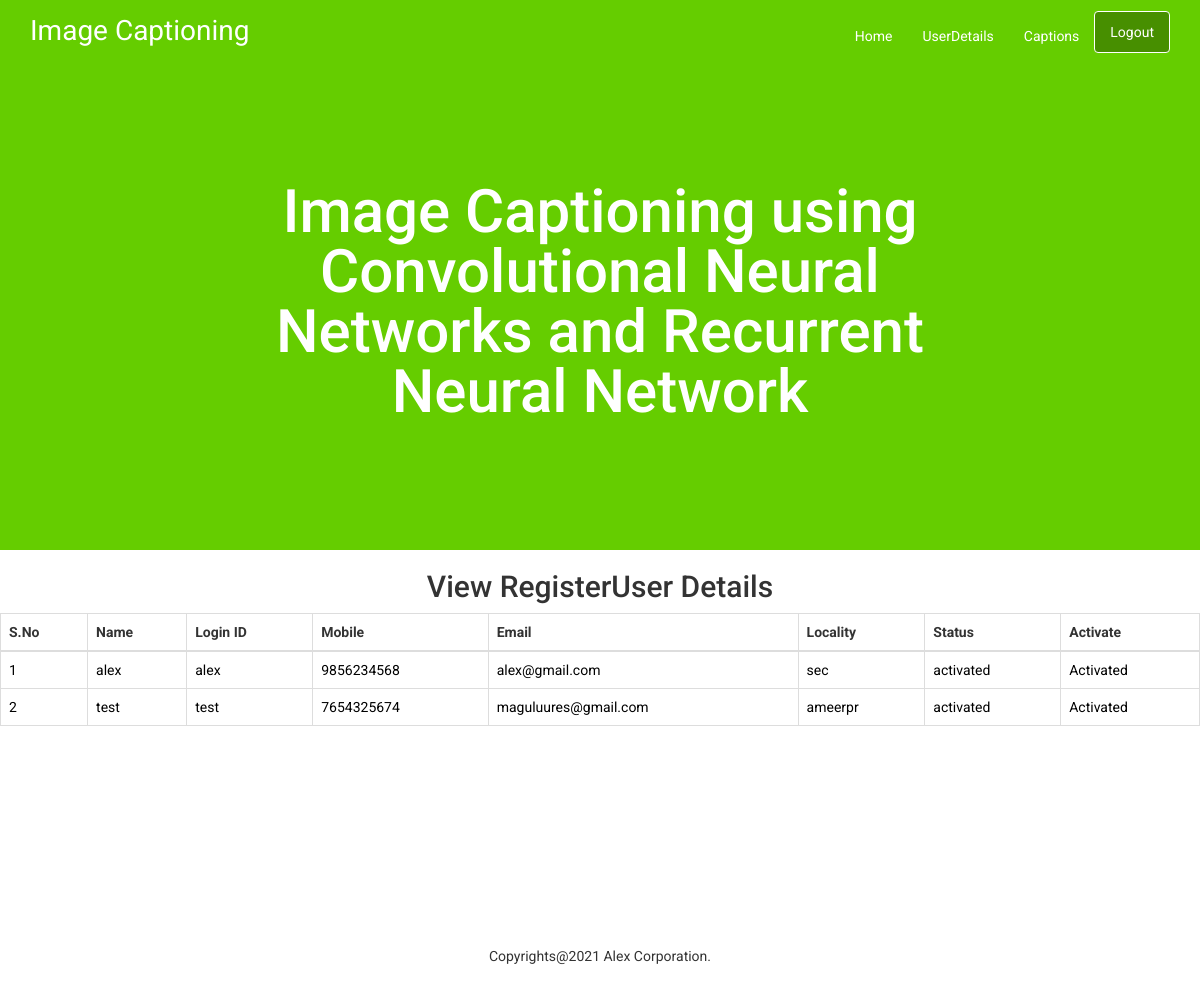
Page /RegisterUsersView/ on the committed database.
### users/models.py (models this page shows, shortened)
class UserRegistrationModel(models.Model):
    name = models.CharField(max_length=100)
    loginid = models.CharField(unique=True, max_length=100)
    password = models.CharField(max_length=100)
    mobile = models.CharField(unique=True, max_length=100)
    email = models.CharField(unique=True, max_length=100)
    locality = models.CharField(max_length=100)
    address = models.CharField(max_length=1000)
    city = models.CharField(max_length=100)
    state = models.CharField(max_length=100)
    status = models.CharField(max_length=100)
    class Meta:
        db_table = 'UserRegistrations'

### admins/views.py (the view)
# urls.py: path('RegisterUsersView/', admins.RegisterUsersView, name='RegisterUsersView'),
def RegisterUsersView(request):
    data = UserRegistrationModel.objects.all()
    return render(request,'admins/viewregisterusers.html',{'data':data})

### assets/templates/admins/viewregisterusers.html
{% extends 'admins/adminbase.html'%}
{%block contents%}
 <section id="intro">
    <div class="intro-text">
      <p><h2 align="center">View RegisterUser Details</h2></p>
      <table class="table table-bordered bg-light text-dark">
    <thead>
      <tr>
        <th>S.No</th>
        <th>Name</th>
        <th>Login ID</th>
        <th>Mobile</th>
        <th>Email</th>
        <th>Locality</th>
        <th>Status</th>
        <th>Activate</th>
      </tr>
    </thead>
    <tbody>
    {% for i in data %}
                                            <tr style="color: Black">
                                                <td>{{forloop.counter}}</td>
                                                <td>{{i.name}}</td>
                                                <td>{{i.loginid}}</td>
                                                <td>{{i.mobile}}</td>
                                                <td>{{i.email}}</td>
                                                <td>{{i.locality}}</td>
                                                <td>{{i.status}}</td>
                                                {% if i.status == 'waiting' %}
                                                <td><a class="btn-link" href="/ActivaUsers/?uid={{ i.id }}"
                                                       style="color:DARKBLUE">Activate</a></td>
                                                {% else %}
                                                <td> Activated</td>
                                                {% endif %}
                                            </tr>
                                            {% endfor %}
    </tbody>
  </table>
    </div>
  </section>
{%endblock%}

### assets/static/css/style.css (style rules this page uses)
body { font-family: 'Roboto' !important; overflow-x: hidden; }
@media (min-width: 1200px) { body { font-family: 'Roboto' !important; overflow-x: hidden; } }

### rows in the picture
UserRegistrationModel: name "alex", loginid "alex", mobile "9856234568", email "alex@gmail.com", locality "sec", status "activated", shows "Activated"
UserRegistrationModel: name "test", loginid "test", mobile "7654325674", email "maguluures@gmail.com", locality "ameerpr", status "activated", shows "Activated"
